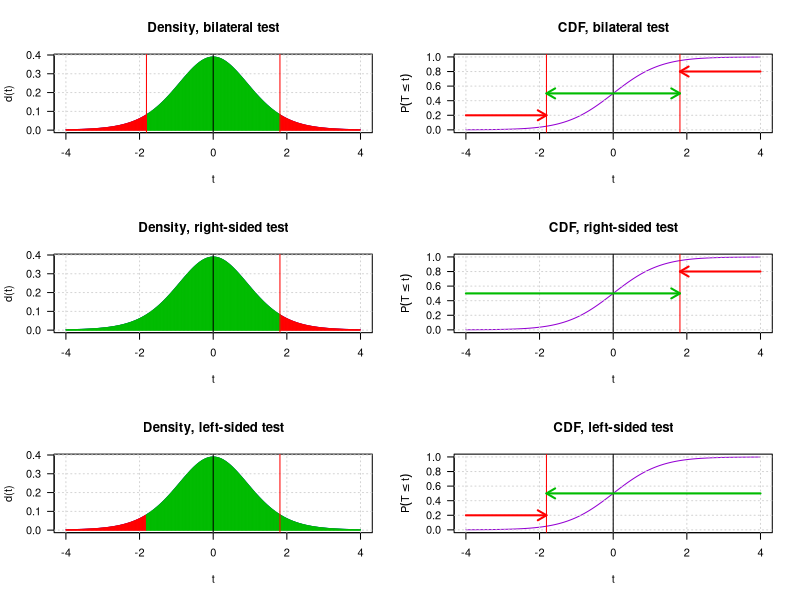

The R source for this figure:
## ---- chunk 1
#| label: student_distrib_fig
#| fig-cap: "Régions d'acceptation et de rejet d'un test de Student, illustrées par une distribution avec 10 degrés de liberté. Gauche : fonction de densité. Droite : function de répartition (Cumularive Distribution Function). Vert : régions d'acceptation ; rouge : régions de rejet. Haut : test bilatéral ; milieu : test unilatéral à droite ; bas : test unilatéral gauche. "
#| echo: false
#| warning: false
#| message: false
#| fig-width: 8
#| fig-height: 7

## Panel configuration
par(mfrow=c(3,2))


## Parameters
alpha <- 0.05
df <- 10
t_threshold <- abs(qt(p = alpha, df = df))
x <- seq(from=-4, to=4, by=0.01)
dens <- dt(x, df = df) ## Density
cdf <- pt(x, df = 10, lower.tail = TRUE) ## Cumulative density function

## Two-tailed test, density
plot(x, 
     dens, 
     main = paste0("Density, bilateral test"),
     xlab = "t",
     ylab = "d(t)",
     type='l', 
     col = "blue",
     las = 1)
grid()
x_up = seq(from=t_threshold, to = 4.0, by=0.01)
x_mid = seq(from=-t_threshold, to = t_threshold, by=0.01)
x_down = seq(from=-4.0, to = -t_threshold, by=0.01)
lines(x_up, dt(x_up, df = df), type = "h", col = "red")
lines(x_mid, dt(x_mid, df = df), type = "h", col = "#00BB00")
lines(x_down, dt(x_down, df = df), type = "h", col = "red")
abline(v=0)
abline(v = c(-t_threshold, t_threshold),   col = "red")

## Two-tailed test, CDF
plot(x, 
     cdf, 
     main = "CDF, bilateral test",
     xlab = "t",
     ylab = expression(P(T <= t)),
     type='l', 
     col = "darkviolet",
     las = 1)
grid()
abline(v=0)
abline(v = c(-t_threshold, t_threshold),  col = "red")
arrows(x0=-4, x1 = -t_threshold, y0 = 0.2, y1 = 0.2, col = "red", length = 0.1, code = 2, lwd = 2)
arrows(x0=t_threshold, x1 = 4, y0 = 0.8, y1 = 0.8, col = "red", length = 0.1, code = 1, lwd=2)
arrows(x0=-t_threshold, x1 = t_threshold, y0 = 0.5, y1 = 0.5, col = "#00BB00", length = 0.1, code = 3, lwd=2)


## Right-sided test, density
plot(x, 
     dens, 
     main = paste0("Density, right-sided test"),
     xlab = "t",
     ylab = "d(t)",
     type='l', 
     col = "blue",
     las = 1)
grid()
x_reject = seq(from=t_threshold, to = 4.0, by=0.01)
x_accept = seq(from=-4, to = t_threshold, by=0.01)
lines(x_reject, dt(x_reject, df = df), type = "h", col = "red")
lines(x_accept, dt(x_accept, df = df), type = "h", col = "#00BB00")
abline(v=0)
abline(v = t_threshold,   col = "red")

## Right-sided test, CDF
plot(x, 
     cdf, 
     main = "CDF, right-sided test",
     xlab = "t",
     ylab = expression(P(T <= t)),
     type='l', 
     col = "darkviolet",
     las = 1)
grid()
abline(v=0)
abline(v = t_threshold,  col = "red")
arrows(x0=-4, x1 = t_threshold, y0 = 0.5, y1 = 0.5, col = "#00BB00", length = 0.1, code = 2, lwd=2)
arrows(x0=t_threshold, x1 = 4, y0 = 0.8, y1 = 0.8, col = "red", length = 0.1, code = 1, lwd=2)


## Left-sided test, density
plot(x, 
     dens, 
     main = paste0("Density, left-sided test"),
     xlab = "t",
     ylab = "d(t)",
     type='l', 
     col = "blue",
     las = 1)
grid()
x_reject = seq(from = -4, to = -t_threshold, by = 0.01)
x_accept = seq(from = -t_threshold, to = 4, by = 0.01)
lines(x_reject, dt(x_reject, df = df), type = "h", col = "red")
lines(x_accept, dt(x_accept, df = df), type = "h", col = "#00BB00")
abline(v=0)
abline(v = t_threshold,   col = "red")

## Left-tailed test, CDF
plot(x, 
     cdf, 
     main = "CDF, left-sided test",
     xlab = "t",
     ylab = expression(P(T <= t)),
     type='l', 
     col = "darkviolet",
     las = 1)
grid()
abline(v=0)
abline(v = -t_threshold,  col = "red")
arrows(x0=-4, x1 = -t_threshold, y0 = 0.2, y1 = 0.2, col = "red", length = 0.1, code = 2, lwd = 2)
arrows(x0=-t_threshold, x1 =4, y0 = 0.5, y1 = 0.5, col = "#00BB00", length = 0.1, code = 1, lwd=2)


## ---- chunk 2
#| label: tbl-student-bilateral
#| echo: false
#| warning: false
#| message: false

# Probabilités bilatérales indiquées en tête de colonne
alpha <- c(0.90, 0.50, 0.30, 0.20, 0.10,
           0.05, 0.02, 0.01, 0.001)

# Degrés de liberté
ddl <- 1:30

# Valeurs critiques : P(|T| >= t) = alpha
student_values <- outer(
  ddl,
  alpha,
  FUN = function(nu, a) qt(1 - a / 2, df = nu)
)

# Limite pour un nombre infini de degrés de liberté :
# distribution normale centrée réduite
normal_values <- qnorm(1 - alpha / 2)

student_table <- rbind(
  student_values,
  normal_values
)

# Affichage avec trois décimales et virgule décimale
student_table <- apply(
  student_table,
  c(1, 2),
  function(x) {
    sub(
      "\\.",
      ",",
      formatC(x, format = "f", digits = 3)
    )
  }
)

student_table <- data.frame(
  "d.d.l." = c(as.character(ddl), "\u221e"),
  student_table,
  check.names = FALSE
)

colnames(student_table)[-1] <- c(
  sub("\\.", ",", sprintf("%.2f", alpha[-length(alpha)])),
  sub("\\.", ",", sprintf("%.3f", alpha[length(alpha)]))
)

knitr::kable(
  student_table,
  align = c("r", rep("r", length(alpha))),
  caption = paste0(
    "Valeurs de $t$ telles que ",
    "$P(|T_\\nu| \\geq t)=\\alpha$."
  ),
  booktabs = TRUE,
  row.names = FALSE,
  escape = FALSE
)
